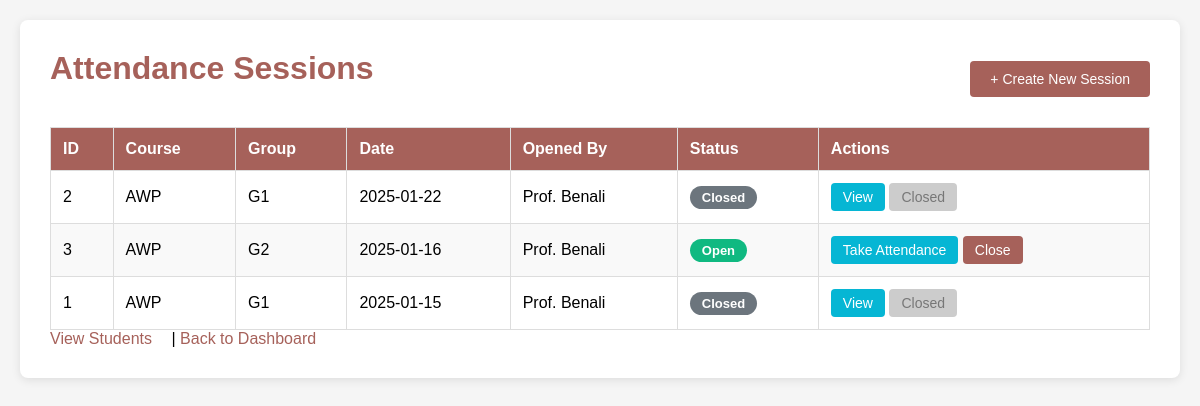
The page /view_sessions.php on the database as committed earlier.
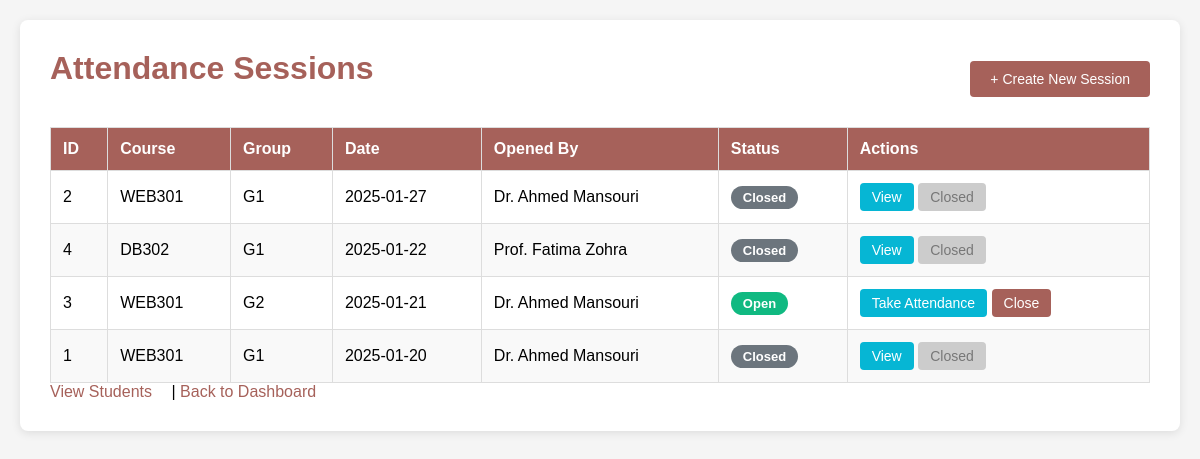
The same page on the database as committed later.
### tables this page shows
CREATE TABLE IF NOT EXISTS attendance_sessions (
    id INT AUTO_INCREMENT PRIMARY KEY,
    course_id VARCHAR(50) NOT NULL,
    course_name VARCHAR(255) DEFAULT NULL,
    group_id VARCHAR(50) NOT NULL,
    date DATE NOT NULL,
    time_slot VARCHAR(50) DEFAULT NULL,
    opened_by VARCHAR(100) NOT NULL,
    status ENUM('open', 'closed', 'cancelled') DEFAULT 'open',
    notes TEXT DEFAULT NULL,
    created_at TIMESTAMP DEFAULT CURRENT_TIMESTAMP,
    closed_at TIMESTAMP NULL,
    updated_at TIMESTAMP DEFAULT CURRENT_TIMESTAMP ON UPDATE CURRENT_TIMESTAMP,
    
    INDEX idx_course (course_id),
    INDEX idx_group (group_id),
    INDEX idx_date (date),
    INDEX idx_status (status),
    INDEX idx_course_group_date (course_id, group_id, date)
);

### view_sessions.php (the view, shortened to what this page needs)
<?php
$conn = getConnection();
$sessions = [];
if ($conn) {
    try {
        $stmt = $conn->query("SELECT * FROM attendance_sessions ORDER BY date DESC, id DESC");
        $sessions = $stmt->fetchAll(PDO::FETCH_ASSOC);
    } catch (PDOException $e) {
        $error = "Error fetching sessions: " . $e->getMessage();
    }
} else {
    $error = "Database connection failed.";
}
?>
<!DOCTYPE html>
<html lang="en">
<head>
</head>
<body>
<div class="container">
    <div class="header-actions">
        <h1>Attendance Sessions</h1>
        <a href="create_session.php" class="btn btn-primary">+ Create New Session</a>
    </div>
    <?php if (empty($sessions)): ?>
        <p>No sessions found. Create one first.</p>
    <?php else: ?>
        <table>
            <thead>
            <tr>
                <th>ID</th>
                <th>Course</th>
                <th>Group</th>
                <th>Date</th>
                <th>Opened By</th>
                <th>Status</th>
                <th>Actions</th>
            </tr>
            </thead>
            <tbody>
            <?php foreach ($sessions as $session): ?>
                <tr>
                    <td><?= htmlspecialchars($session['id']); ?></td>
                    <td><?= htmlspecialchars($session['course_id']); ?></td>
                    <td><?= htmlspecialchars($session['group_id']); ?></td>
                    <td><?= htmlspecialchars($session['date']); ?></td>
                    <td><?= htmlspecialchars($session['opened_by']); ?></td>
                    <td>
                        <span class="status-badge status-<?= $session['status']; ?>">
                            <?= ucfirst($session['status']); ?>
                        </span>
                    </td>
                    <td>
                        <?php if ($session['status'] === 'open'): ?>
                            <a href="attendance.php?session_id=<?= $session['id'] ?>" class="btn btn-view">
                                Take Attendance
                            </a>
                            <a href="close_session.php?id=<?= $session['id'] ?>" class="btn btn-close">
                                Close
                            </a>
                        <?php else: ?>
                            <a href="attendance.php?session_id=<?= $session['id'] ?>" class="btn btn-view">
                                View
                            </a>
                            <span class="btn btn-disabled">Closed</span>
                        <?php endif; ?>
                    </td>
                </tr>
            <?php endforeach; ?>
            </tbody>
        </table>
    <?php endif; ?>
    <div class="links">
        <a href="list_students.php">View Students</a> |
        <a href="index.php">Back to Dashboard</a>
    </div>
</div>
</body>
</html>

Rows that differ between the two databases and show on the page:
changed attendance_sessions id 2: course "AWP" → "WEB301"; date "2025-01-22" → "2025-01-27"; opened_by "Prof. Benali" → "Dr. Ahmed Mansouri"
added attendance_sessions: id "4", course "DB302", group "G1", date "2025-01-22", opened_by "Prof. Fatima Zohra", status "Closed"
changed attendance_sessions "Open": course "AWP" → "WEB301"; date "2025-01-16" → "2025-01-21"; opened_by "Prof. Benali" → "Dr. Ahmed Mansouri"
changed attendance_sessions id 1: course "AWP" → "WEB301"; date "2025-01-15" → "2025-01-20"; opened_by "Prof. Benali" → "Dr. Ahmed Mansouri"
